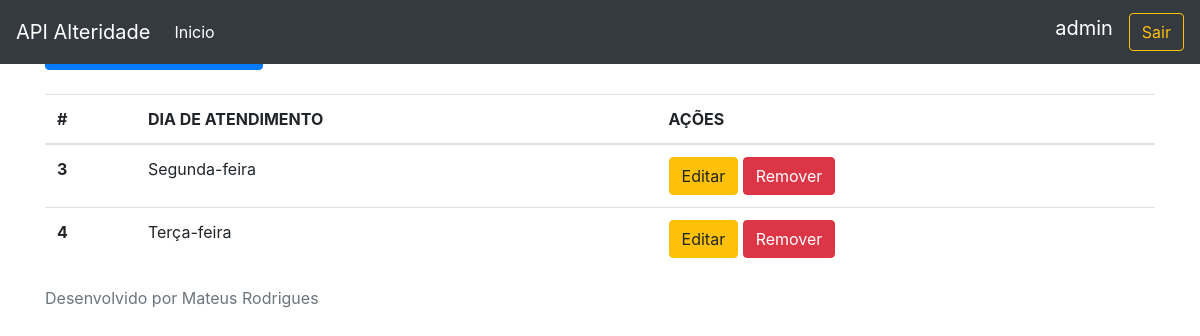
/dias/ (signed in), run on the app's committed database.
### alteridade/models.py (models this page shows, shortened)
class DiasAtendimento(models.Model):
    diaAtendimento = models.CharField(max_length=20)
    horario_inicio= models.TimeField()
    horario_termino= models.TimeField()

### alteridade/views.py (the view)
# urls.py: path('dias/',listaDiasAtendimento,name='lista_dias'),
@login_required
def listaDiasAtendimento(request):
    dias= DiasAtendimento.objects.all()
    return render(request,'listaDias.html',context={'dias':dias})

### alteridade/templates/listaDias.html
{% extends 'base.html' %}
{% block conteudo %}
<mat-card>
    <mat-card-header><h5 class="text-center">Lista de Dias de Atendimento</h5></mat-card-header>
</mat-card>
<a class="btn btn-primary" role='button' href='/dias/add'>Novo Dia de Atendimento</a>
    <br />
    <br />
    <table class="table">
        <thead>
            <tr>
                <th scope="col">#</th>
                <th scope="col">DIA DE ATENDIMENTO</th>
                <th scope="col">AÇÕES</th>
            </tr>
        </thead>
        <tbody>
            {% for d in dias %}
                <tr>
                    <th scope="row">{{ d.pk }}</th>
                    <td>{{ d.diaAtendimento }}</td>
                    <td>
                        <a href="/dias/editar/{{d.pk}}" class="btn btn-warning" >Editar</a>
                        <a href="/dias/excluir/{{d.pk}}" class="btn btn-danger" >Remover</a>
                    </td>
                </tr>
            {% endfor %}
        </tbody>
    </table>
{% endblock %}

### alteridade/templates/base.html (shortened to what this page needs)
<!doctype html>
<html lang="en">
  <head>
    <link rel="stylesheet" href="https://maxcdn.bootstrapcdn.com/bootstrap/4.0.0/css/bootstrap.min.css">
    <link rel="stylesheet" href="https://getbootstrap.com/docs/4.0/examples/sticky-footer-navbar/sticky-footer-navbar.css" />
  </head>
  <body>
    <header>
      <nav class="navbar navbar-expand-md navbar-dark fixed-top bg-dark">
        <a class="navbar-brand" href="#">
          API Alteridade
        </a>
        <div class="collapse navbar-collapse" id="navbarCollapse">
          <ul class="navbar-nav mr-auto">
            <li class="nav-item">
              <a class="nav-link" href="/index"><font color='#fff'>Inicio</font></a>
            </li>
            </ul>
            <label class="navbar-brand">{{request.user}}</label>
	          <a class="btn btn-outline-warning my-2 my-sm-0" href="/">Sair</a>
        </div>
      </nav>
    </header>
    <main role="main" class="container">
        {% block conteudo %}
        {% endblock %}
    </main>
    <footer class="footer">
      <div class="container">
        <span class="text-muted">Desenvolvido por Mateus Rodrigues</span>
      </div>
    </footer>
  </body>
</html>

### data on the page
DiasAtendimento: pk "3", diaAtendimento "Segunda-feira"
DiasAtendimento: pk "4", diaAtendimento "Terça-feira"

### other printed values
{{ request.user }} "admin"
